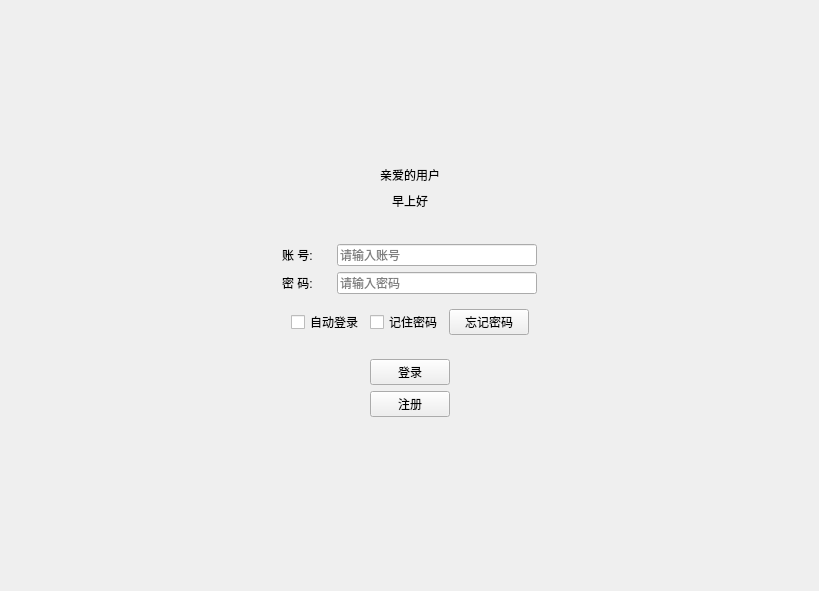
<?xml version="1.0" encoding="UTF-8"?>
<ui version="4.0">
 <class>Login</class>
 <widget class="QWidget" name="Login">
  <property name="geometry">
   <rect>
    <x>0</x>
    <y>0</y>
    <width>819</width>
    <height>591</height>
   </rect>
  </property>
  <property name="windowTitle">
   <string>Form</string>
  </property>
  <property name="styleSheet">
   <string notr="true">#Login
{
	border-image: url(:/Images/bg001.jpg);
}
</string>
  </property>
  <layout class="QVBoxLayout" name="verticalLayout_3">
   <item>
    <spacer name="verticalSpacer_2">
     <property name="orientation">
      <enum>Qt::Vertical</enum>
     </property>
     <property name="sizeHint" stdset="0">
      <size>
       <width>20</width>
       <height>40</height>
      </size>
     </property>
    </spacer>
   </item>
   <item>
    <layout class="QHBoxLayout" name="horizontalLayout_4">
     <property name="leftMargin">
      <number>9</number>
     </property>
     <property name="topMargin">
      <number>9</number>
     </property>
     <property name="rightMargin">
      <number>9</number>
     </property>
     <item>
      <spacer name="horizontalSpacer_5">
       <property name="orientation">
        <enum>Qt::Horizontal</enum>
       </property>
       <property name="sizeHint" stdset="0">
        <size>
         <width>40</width>
         <height>20</height>
        </size>
       </property>
      </spacer>
     </item>
     <item>
      <widget class="QLabel" name="userLabel">
       <property name="text">
        <string>亲爱的用户</string>
       </property>
      </widget>
     </item>
     <item>
      <spacer name="horizontalSpacer_6">
       <property name="orientation">
        <enum>Qt::Horizontal</enum>
       </property>
       <property name="sizeHint" stdset="0">
        <size>
         <width>40</width>
         <height>20</height>
        </size>
       </property>
      </spacer>
     </item>
    </layout>
   </item>
   <item>
    <layout class="QHBoxLayout" name="horizontalLayout">
     <property name="leftMargin">
      <number>9</number>
     </property>
     <property name="rightMargin">
      <number>9</number>
     </property>
     <property name="bottomMargin">
      <number>9</number>
     </property>
     <item>
      <spacer name="horizontalSpacer_7">
       <property name="orientation">
        <enum>Qt::Horizontal</enum>
       </property>
       <property name="sizeHint" stdset="0">
        <size>
         <width>40</width>
         <height>20</height>
        </size>
       </property>
      </spacer>
     </item>
     <item>
      <widget class="QLabel" name="tipsLabel">
       <property name="text">
        <string>早上好</string>
       </property>
      </widget>
     </item>
     <item>
      <spacer name="horizontalSpacer_8">
       <property name="orientation">
        <enum>Qt::Horizontal</enum>
       </property>
       <property name="sizeHint" stdset="0">
        <size>
         <width>40</width>
         <height>20</height>
        </size>
       </property>
      </spacer>
     </item>
    </layout>
   </item>
   <item>
    <layout class="QHBoxLayout" name="horizontalLayout_8">
     <property name="leftMargin">
      <number>9</number>
     </property>
     <property name="topMargin">
      <number>9</number>
     </property>
     <property name="rightMargin">
      <number>9</number>
     </property>
     <item>
      <spacer name="horizontalSpacer">
       <property name="orientation">
        <enum>Qt::Horizontal</enum>
       </property>
       <property name="sizeHint" stdset="0">
        <size>
         <width>40</width>
         <height>20</height>
        </size>
       </property>
      </spacer>
     </item>
     <item>
      <layout class="QVBoxLayout" name="verticalLayout_4">
       <property name="leftMargin">
        <number>9</number>
       </property>
       <property name="topMargin">
        <number>9</number>
       </property>
       <property name="rightMargin">
        <number>9</number>
       </property>
       <property name="bottomMargin">
        <number>9</number>
       </property>
       <item>
        <widget class="QLabel" name="accountLabel">
         <property name="text">
          <string>账 号:</string>
         </property>
        </widget>
       </item>
       <item>
        <widget class="QLabel" name="passwordLabel">
         <property name="text">
          <string>密 码:</string>
         </property>
        </widget>
       </item>
      </layout>
     </item>
     <item>
      <layout class="QVBoxLayout" name="verticalLayout">
       <property name="leftMargin">
        <number>9</number>
       </property>
       <property name="topMargin">
        <number>9</number>
       </property>
       <property name="rightMargin">
        <number>9</number>
       </property>
       <property name="bottomMargin">
        <number>9</number>
       </property>
       <item>
        <widget class="QLineEdit" name="accountEdit">
         <property name="sizePolicy">
          <sizepolicy hsizetype="Minimum" vsizetype="Fixed">
           <horstretch>0</horstretch>
           <verstretch>0</verstretch>
          </sizepolicy>
         </property>
         <property name="minimumSize">
          <size>
           <width>200</width>
           <height>0</height>
          </size>
         </property>
         <property name="maximumSize">
          <size>
           <width>16777215</width>
           <height>16777215</height>
          </size>
         </property>
         <property name="text">
          <string/>
         </property>
         <property name="maxLength">
          <number>20</number>
         </property>
         <property name="placeholderText">
          <string>请输入账号</string>
         </property>
         <property name="clearButtonEnabled">
          <bool>true</bool>
         </property>
        </widget>
       </item>
       <item>
        <widget class="QLineEdit" name="passwordEdit">
         <property name="sizePolicy">
          <sizepolicy hsizetype="Minimum" vsizetype="Fixed">
           <horstretch>0</horstretch>
           <verstretch>0</verstretch>
          </sizepolicy>
         </property>
         <property name="minimumSize">
          <size>
           <width>200</width>
           <height>0</height>
          </size>
         </property>
         <property name="maximumSize">
          <size>
           <width>16777215</width>
           <height>16777215</height>
          </size>
         </property>
         <property name="maxLength">
          <number>20</number>
         </property>
         <property name="echoMode">
          <enum>QLineEdit::Password</enum>
         </property>
         <property name="placeholderText">
          <string>请输入密码</string>
         </property>
         <property name="clearButtonEnabled">
          <bool>true</bool>
         </property>
        </widget>
       </item>
      </layout>
     </item>
     <item>
      <spacer name="horizontalSpacer_2">
       <property name="orientation">
        <enum>Qt::Horizontal</enum>
       </property>
       <property name="sizeHint" stdset="0">
        <size>
         <width>40</width>
         <height>20</height>
        </size>
       </property>
      </spacer>
     </item>
    </layout>
   </item>
   <item>
    <layout class="QHBoxLayout" name="horizontalLayout_2">
     <property name="leftMargin">
      <number>9</number>
     </property>
     <property name="rightMargin">
      <number>9</number>
     </property>
     <property name="bottomMargin">
      <number>9</number>
     </property>
     <item>
      <spacer name="horizontalSpacer_10">
       <property name="orientation">
        <enum>Qt::Horizontal</enum>
       </property>
       <property name="sizeHint" stdset="0">
        <size>
         <width>40</width>
         <height>20</height>
        </size>
       </property>
      </spacer>
     </item>
     <item>
      <widget class="QCheckBox" name="autoCheckBox">
       <property name="text">
        <string>自动登录</string>
       </property>
      </widget>
     </item>
     <item>
      <widget class="QCheckBox" name="rememberCheckBox">
       <property name="text">
        <string>记住密码</string>
       </property>
      </widget>
     </item>
     <item>
      <widget class="QPushButton" name="resetButton">
       <property name="text">
        <string>忘记密码</string>
       </property>
      </widget>
     </item>
     <item>
      <spacer name="horizontalSpacer_9">
       <property name="orientation">
        <enum>Qt::Horizontal</enum>
       </property>
       <property name="sizeHint" stdset="0">
        <size>
         <width>40</width>
         <height>20</height>
        </size>
       </property>
      </spacer>
     </item>
    </layout>
   </item>
   <item>
    <layout class="QHBoxLayout" name="horizontalLayout_7">
     <property name="leftMargin">
      <number>9</number>
     </property>
     <property name="topMargin">
      <number>9</number>
     </property>
     <property name="rightMargin">
      <number>9</number>
     </property>
     <property name="bottomMargin">
      <number>9</number>
     </property>
     <item>
      <spacer name="horizontalSpacer_3">
       <property name="orientation">
        <enum>Qt::Horizontal</enum>
       </property>
       <property name="sizeHint" stdset="0">
        <size>
         <width>40</width>
         <height>20</height>
        </size>
       </property>
      </spacer>
     </item>
     <item>
      <layout class="QVBoxLayout" name="verticalLayout_5">
       <property name="leftMargin">
        <number>9</number>
       </property>
       <property name="rightMargin">
        <number>9</number>
       </property>
       <property name="bottomMargin">
        <number>9</number>
       </property>
       <item>
        <widget class="QPushButton" name="loginButton">
         <property name="text">
          <string>登录</string>
         </property>
        </widget>
       </item>
       <item>
        <widget class="QPushButton" name="registeredButton">
         <property name="text">
          <string>注册</string>
         </property>
        </widget>
       </item>
      </layout>
     </item>
     <item>
      <spacer name="horizontalSpacer_4">
       <property name="orientation">
        <enum>Qt::Horizontal</enum>
       </property>
       <property name="sizeHint" stdset="0">
        <size>
         <width>40</width>
         <height>20</height>
        </size>
       </property>
      </spacer>
     </item>
    </layout>
   </item>
   <item>
    <spacer name="verticalSpacer">
     <property name="orientation">
      <enum>Qt::Vertical</enum>
     </property>
     <property name="sizeHint" stdset="0">
      <size>
       <width>20</width>
       <height>40</height>
      </size>
     </property>
    </spacer>
   </item>
  </layout>
 </widget>
 <resources/>
 <connections/>
</ui>
